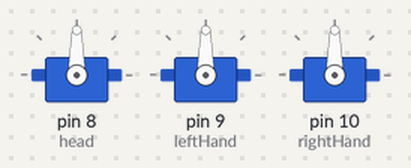
Recording of a sketch running on a simulated Arduino Uno, built with avr-gcc and run on an emulated ATmega328P. On the bench: 3 × servo. Random numbers use the default seed unless the sketch sets one.

Above: at 0.1 s.
At 2.1 s:
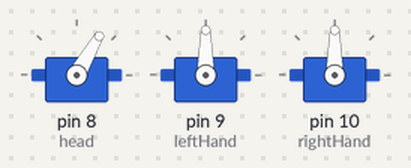
At 8.8 s:
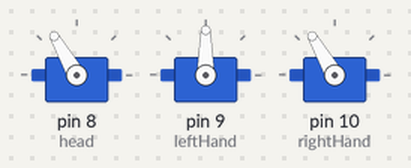
At 18.4 s:
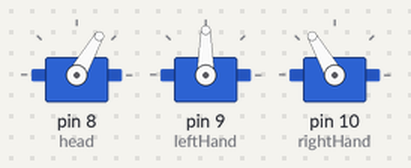
At 27.2 s:
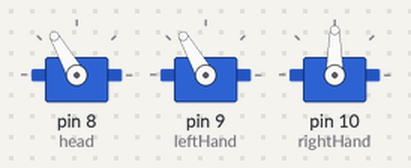
At 37.2 s:
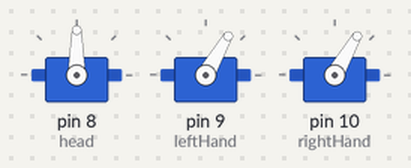
Timing chart, 0 to 38.7 s (numbered marks = the images above):
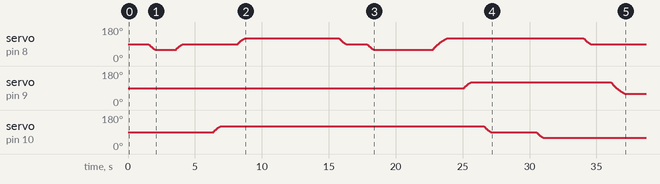

The sketch:

robo.ino
```cpp
#include <Servo.h>

// -------- Servos --------
Servo head;
Servo leftHand;
Servo rightHand;

// -------- Positions --------
int headPos  = 90;
int leftPos  = 90;
int rightPos = 90;

// -------- Angle Limits --------
const int CENTER = 90;
const int LEFT   = 60;
const int RIGHT  = 120;

// -------- Setup --------
void setup() {
  head.attach(8);
  leftHand.attach(9);
  rightHand.attach(10);

  head.write(CENTER);
  leftHand.write(CENTER);
  rightHand.write(CENTER);

  randomSeed(analogRead(A0));
}

// -------- SMOOTH MOVE --------
void smoothMove(Servo &servo, int &current, int target) {
  int step = (current < target) ? 1 : -1;

  for (int pos = current; pos != target; pos += step) {
    int d = map(abs(target - pos), 0, abs(target - current), 25, 8);
    servo.write(pos);
    delay(d);
  }
  servo.write(target);
  current = target;
}

// -------- RANDOM SERVO ACTION --------
void randomMove(Servo &servo, int &pos, int a, int b, int c, int minDelay, int maxDelay) {
  int action = random(3);

  if (action == 0)      smoothMove(servo, pos, a);
  else if (action == 1) smoothMove(servo, pos, b);
  else                  smoothMove(servo, pos, c);

  delay(random(minDelay, maxDelay));
}

// -------- MAIN LOOP --------
void loop() {

  // Head movement
  randomMove(head, headPos, LEFT, RIGHT, CENTER, 800, 2000);

  // Left hand (sometimes)
  if (random(2))
    randomMove(leftHand, leftPos, RIGHT, LEFT, CENTER, 600, 1800);

  // Right hand (sometimes, mirrored)
  if (random(2))
    randomMove(rightHand, rightPos, LEFT, RIGHT, CENTER, 600, 1800);
}
```

Measured:
- by itself, servo on pin 9 (leftHand): rises from 90° to 120° in 0.50 s, then falls to 60° in 11.5 s
- by itself, servo on pin 10 (rightHand): rises from 90° to 120° in 0.50 s, then falls to 60° in 24.1 s
